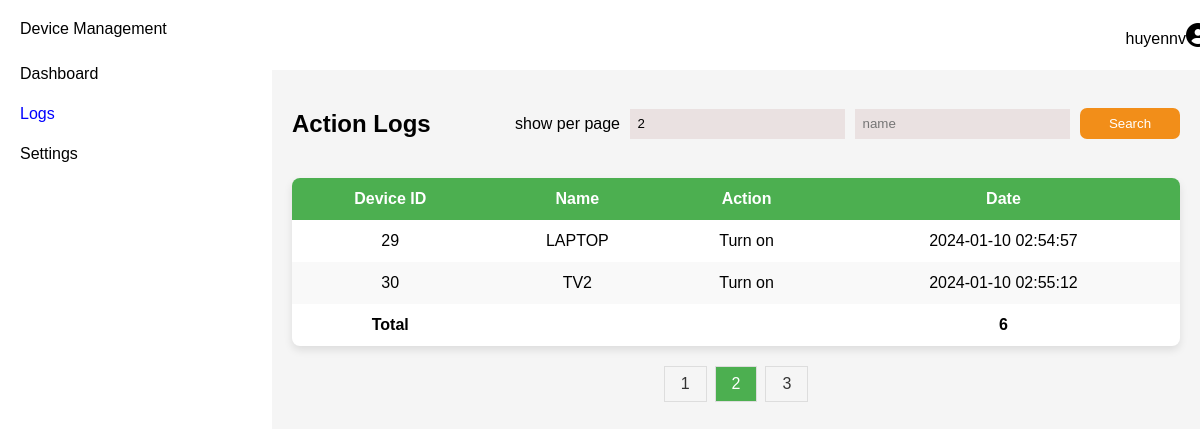
The app's page /views/dashboard.php?page=logs&p_page=2 (signed in) with its own data.
### tables this page shows
CREATE TABLE `logs` (
  `id` int(11) NOT NULL,
  `device_id` int(11) DEFAULT NULL,
  `name` varchar(255) NOT NULL,
  `action` varchar(255) DEFAULT 'Turn on',
  `date` timestamp NOT NULL DEFAULT current_timestamp()
);

### Controller/LogController.php (called while the page is built, shortened)
<?php
class LogController
{
    protected $logDb;
    public function __construct()
    {
        $db = new DBConnect();
        $this->logDb = new LogDB($db->connect());
    }
    public function getAllLogOfDevice($deviceIds, $keyword)
    {
        return $this->logDb->searchUserDeviceLogs($deviceIds, $keyword);
    }
}

### model/database/DBConnect.php (called while the page is built, shortened)
<?php
class DBConnect
{
    protected $host;
    protected $username;
    protected $password;
    protected $dbname;
    public function __construct()
    {
        $this->host = "localhost";
        $this->username = "root";
        $this->password = "";
        $this->dbname = "database";
    }
    public function connect()
    {
        try {
            $this->conn = new PDO("mysql:host=$this->host;dbname=$this->dbname", $this->username, $this->password);
            $this->conn->setAttribute(PDO::ATTR_ERRMODE, PDO::ERRMODE_EXCEPTION);
            return $this->conn;
        } catch (PDOException $e) {
            echo "Connection failed: " . $e->getMessage();
        }
    }
}

### model/log/LogDB.php (called while the page is built, shortened)
<?php
class LogDB
{
    protected $connect;
    public function __construct($connect)
    {
        $this->connect = $connect;
    }
    public function searchUserDeviceLogs($deviceIds, $name)
    {
        $device_ids_str = implode(",", $deviceIds);
        $logsQuery = "SELECT * FROM logs WHERE device_id IN ($device_ids_str) AND name LIKE '%$name%'";
        $logsResult = $this->connect->query($logsQuery);
        return $logsResult->fetchAll();
    }
}

### views/contentLogs.php (the view, shortened to what this page needs)
<?php
include '../Controller/LogController.php';
$deviceController = new DeviceController();
$logController = new LogController();
$user_id = $_SESSION['user_id'];
$devicesResult = $deviceController->getAllDevicesOfUser($user_id);
$deviceIds = [];
foreach ($devicesResult as $device) {
    array_push($deviceIds, $device->getDeviceId());
}
$searchTerm = isset($_GET['search']) ? $_GET['search'] : '';
$logsInfo = $logController->getAllLogOfDevice($deviceIds, $searchTerm);
$itemsPerPage = isset($_GET['show']) ? $_GET['show'] : 2;
$totalItems = count($logsInfo);
$totalPages = ceil($totalItems / $itemsPerPage);
$p_page = isset($_GET['p_page']) ? $_GET['p_page'] : 1;
$offset = ($p_page - 1) * $itemsPerPage;
$searchedDevices = array_slice($logsInfo, $offset, $itemsPerPage);
?>
<!DOCTYPE html>
<html lang="en">
<head>
</head>
<body>
    <div class="header-logs">
        <h2 class="title">
            Action Logs
        </h2>
        <div style="display: flex;">
            <form method="post" action="" style="display: flex; align-items:center;">
                <div style="margin-right: 10px;">
                    show per page
                </div>
                <input type="text" name="number" value="<?php echo $itemsPerPage; ?>" placeholder="number product">
                <input type="text" name="search" id="search" value="<?php echo $searchTerm; ?>" placeholder="name">
                <button type="submit">
                    Search
                </button>
            </form>
        </div>
    </div>
    <table>
        <thead>
            <tr>
                <th>Device ID</th>
                <th>Name</th>
                <th>Action</th>
                <th>Date</th>
            </tr>
        </thead>
        <tbody>
            <?php foreach ($searchedDevices as $device) : ?>
                <tr>
                    <td><?php echo $device['device_id']; ?></td>
                    <td><?php echo $device['name']; ?></td>
                    <td><?php echo $device['action']; ?></td>
                    <td><?php echo $device['date']; ?></td>
                </tr>
            <?php endforeach; ?>
            <tr>
                <td class="table-logs">
                    Total
                </td>
                <td></td>
                <td></td>
                <td class="table-logs">
                    <?php echo $totalItems; ?>
                </td>
            </tr>
        </tbody>
    </table>
    <div class="pagination">
        <?php for ($i = 1; $i <= $totalPages; $i++) : ?>
            <a href="?page=logs&p_page=<?php if ($searchTerm != '') {
                                            echo $i . "&search=" . $searchTerm;
                                        } else {
                                            echo $i;
                                        }  ?>" <?php echo ($i == $p_page) ? 'class="active"' : ''; ?>><?php echo $i; ?>
            </a>
        <?php endfor; ?>
    </div>
</body>
</html>

### views/dashboard.css (style rules this page uses)
body { font-family: Arial, sans-serif; background-color: white; margin: 0; height: 100vh; }
a { color: black; text-decoration: none; background-color: transparent; }
table { width: 100%; border-collapse: collapse; margin-top: 20px; box-shadow: 0 4px 8px rgba(0, 0, 0, 0.1); background-color: #fff; border-radius: 8px; overflow: hidden; }
thead tr th { text-align: center; }
th, td { padding: 12px; text-align: center; }
th { background-color: #4caf50; color: white; }
tr:nth-child(even) { background-color: #f9f9f9; }

### views/contentLogs.php (style rules this page uses)
.pagination { display: flex; justify-content: center; margin-top: 20px; }
.pagination a { padding: 8px 16px; margin: 0 4px; border: 1px solid #ddd; text-decoration: none; color: #333; }
.pagination a.active { background-color: #4CAF50; color: white; }
.header-logs { display: flex; justify-content: space-between; align-items: center; }
.header-logs input { padding: 7.5px; width: 200px; margin-right: 10px; background-color: #eae1e1; border: none; outline: none; }
.header-logs button { width: 100px; height: 31px; text-align: center; background-color: #f28e19; border-radius: 7px; border: none; color: #fff; }
.table-logs { font-weight: bold; }

### records on screen
logs: device "29", name "LAPTOP", action "Turn on", date "2024-01-10 02:54:57"
logs: device "30", name "TV2", action "Turn on", date "2024-01-10 02:55:12"

### other values on screen
$username "huyennv"
$totalItems "6"
